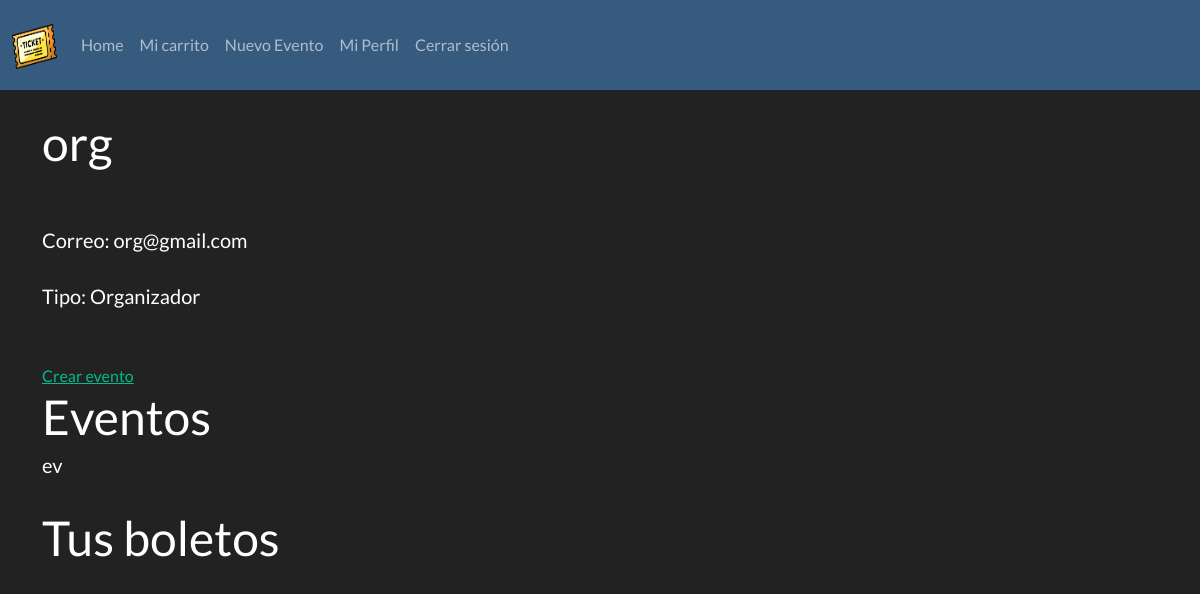
The app's page /user/org (signed in) with its own data.
### app/models.py (models this page shows, shortened)
class User(db.Model, UserMixin):
	id = db.Column(db.Integer, primary_key=True)
	nombre = db.Column(db.String(320), nullable=False)
	username = db.Column(db.String(25), unique=True, nullable=False)
	email = db.Column(db.String(320), unique=True, nullable=False)
	password = db.Column(db.String(25), nullable=False)
	eventos = db.relationship('Evento', backref='creator', lazy=True)
	@hybrid_property
	def tipo(self):
		if Administrador.query.filter_by(id=self.id).first():
			return "Administrador"
		elif Comprador.query.filter_by(id=self.id).first():
			return "Comprador"
		elif Organizador.query.filter_by(id=self.id).first():
			return "Organizador"
	@hybrid_property
	def boletos(self):
		boletos = [boleto for boleto in BoletoPresencial.query.filter_by(user_id=self.id)]
		boletos = boletos + [boleto for boleto in BoletoVirtual.query.filter_by(user_id=self.id)]
		return boletos

class Evento(db.Model):
	id = db.Column(db.Integer, primary_key=True)
	nombre = db.Column(db.String(320), nullable=False)
	descripcion = db.Column(db.Text)
	fecha = db.Column(db.DateTime, nullable=False)
	user_id = db.Column(db.Integer, db.ForeignKey('user.id'), nullable=False)
	precio_general = db.Column(db.Float)
	precio_vip = db.Column(db.Float)

### app/routes.py (the view)
@app.route('/user/<username>')
@login_required
def profile(username):
	user = User.query.filter_by(username=username).first_or_404()
	return render_template('profile.html', user=user)

### app/models.py (called while the page is built)
@login_manager.user_loader
def load_user(user_id):
	return User.query.get(int(user_id))

### app/templates/profile.html (shortened to what this page needs)
{% extends 'layout.html' %}
{% block body %}
<br>
	<h1>{{ user.username }}</h1>
	<br><br>
	<h5>Correo: {{ user.email }}</h5>
	<br>
	<h5>Tipo: {{ user.tipo }}</h5>
	<br>
<br>
{% if user.tipo == "Organizador" %}
	<a href="{{ url_for('nuevo_evento') }}" class="button">Crear evento</a>
	<h1>Eventos</h1>
	{% for evento in user.eventos %}
		<h5>{{ evento.nombre }}</h5>
	{% endfor %}
{% endif %}
<br>
	<h1>Tus boletos</h1>
{% endblock %}

### records on screen
User: username "org", email "org@gmail.com"
Evento: nombre "ev"

### other values on screen
{{ user.tipo }} "Organizador"
